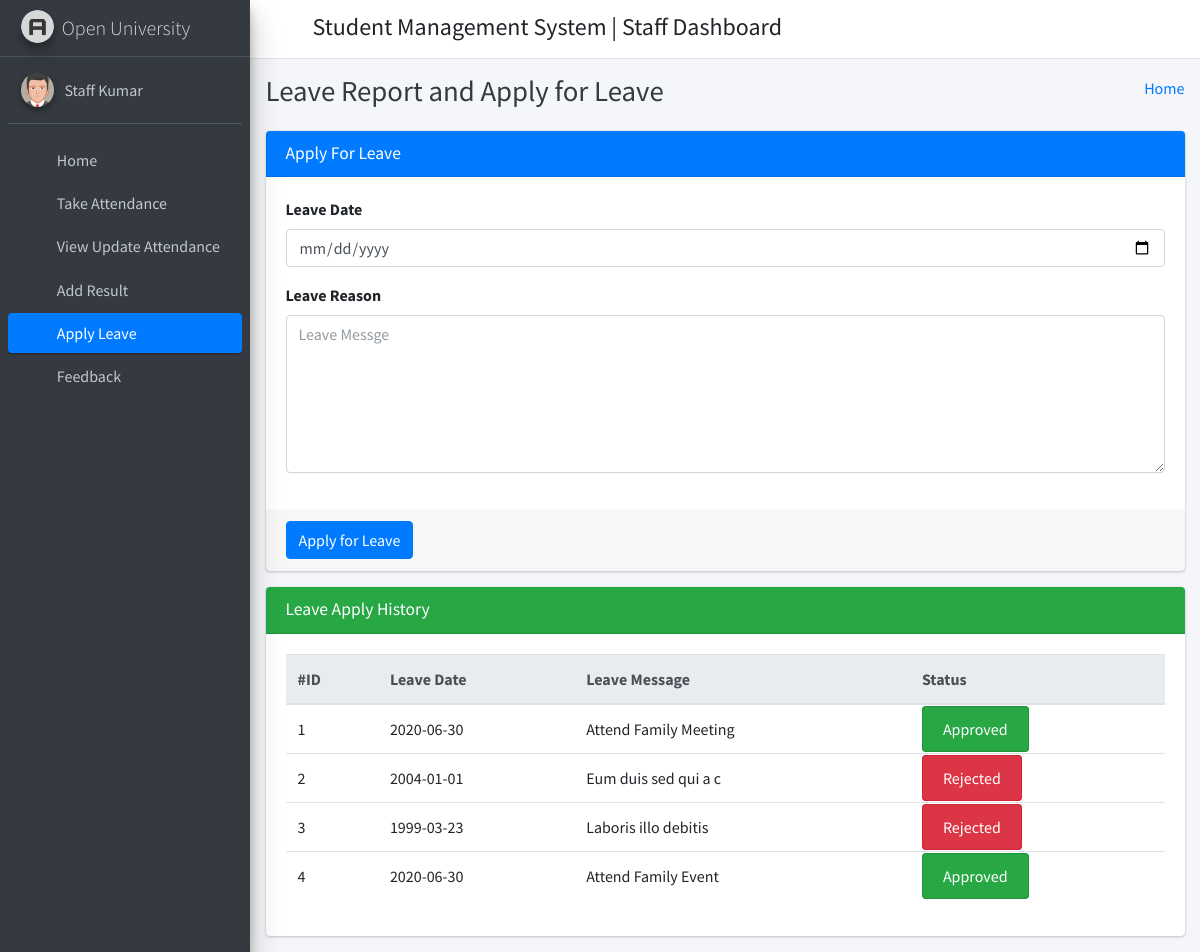
Page /staff_apply_leave/ (signed in) on the committed database.
### student_management_app/models.py (models this page shows)
class CustomUser(AbstractUser):
    user_type_data = ((1, "HOD"), (2, "Staff"), (3, "Student"))
    user_type = models.CharField(default=1, choices=user_type_data, max_length=10)

class LeaveReportStaff(models.Model):
    id = models.AutoField(primary_key=True)
    staff_id = models.ForeignKey(Staffs, on_delete=models.CASCADE)
    leave_date = models.CharField(max_length=255)
    leave_message = models.TextField()
    leave_status = models.IntegerField(default=0)
    created_at = models.DateTimeField(auto_now_add=True)
    updated_at = models.DateTimeField(auto_now=True)
    objects = models.Manager()

### student_management_app/StaffViews.py (the view)
# urls.py: path('staff_apply_leave/', StaffViews.staff_apply_leave, name="staff_apply_leave"),
def staff_apply_leave(request):
    staff_obj = Staffs.objects.get(admin=request.user.id)
    leave_data = LeaveReportStaff.objects.filter(staff_id=staff_obj)
    context = {
        "leave_data": leave_data
    }
    return render(request, "staff_template/staff_apply_leave_template.html", context)

### student_management_app/templates/staff_template/staff_apply_leave_template.html (shortened to what this page needs)
{% extends 'staff_template/base_template.html' %}
{% block page_title %}
    Leave Report and Apply for Leave
{% endblock page_title %}
{% block main_content %}
{% load static %}
<section class="content">
        <div class="container-fluid">
            <div class="row">
                <div class="col-md-12">
                    <div class="card card-primary">
                    <div class="card-header">
                        <h3 class="card-title">Apply For Leave</h3>
                    </div>
                    <form method="POST" action="{% url 'staff_apply_leave_save' %}">
                        <div class="card-body">
                            <div class="form-group">
                                <label>Leave Date </label>
                                <input type="date" name="leave_date" class="form-control" />
                            </div>
                            <div class="form-group">
                                <label>Leave Reason </label>
                                <textarea name="leave_message" class="form-control" rows="6" placeholder="Leave Messge"></textarea>
                            </div>
                        </div>
                        <div class="card-footer">
                        <button type="submit" class="btn btn-primary">Apply for Leave</button>
                        </div>
                    </form>
                    </div>
                </div>
            </div>
            <div class="row">
                <div class="col-md-12">
                    <div class="card card-success">
                        <div class="card-header">
                            <h3 class="card-title">Leave Apply History</h3>
                        </div>
                        <div class="card-body">
                           <div class="table-responsive">
                                <table class="table">
                                    <thead class="thead-light">
                                    <tr>
                                        <th>#ID</th>
                                        <th>Leave Date</th>
                                        <th>Leave Message</th>
                                        <th>Status</th>
                                    </tr>
                                    </thead>
                                    {% for leave in leave_data %}
                                    <tr>
                                        <td>{{ leave.id }}</td>
                                        <td>{{ leave.leave_date }}</td>
                                        <td>{{ leave.leave_message }}</td>
                                        <td>
                                            {% if leave.leave_status == 1 %}
                                                <span class="alert alert-success">Approved</span>
                                            {% elif leave.leave_status == 2 %}
                                                <span class="alert alert-danger">Rejected</span>
                                            {% else %}
                                                <span class="alert alert-warning">Pending</span>
                                            {% endif %}
                                        </td>
                                    </tr>
                                    {% endfor %}
                                </table>
                            </div>
                        </div>
                    </div>
                </div>
            </div>
        </div>
      </section>
  {% endblock main_content %}

### student_management_app/templates/staff_template/sidebar_template.html (shortened to what this page needs)
{% load static %}
<aside class="main-sidebar sidebar-dark-primary elevation-4">
      <a href="{% url 'staff_home' %}" class="brand-link">
        <img src="{% static 'dist/img/AdminLTELogo.png' %}" alt="AdminLTE Logo" class="brand-image img-circle elevation-3"
            style="opacity: .8">
        <span class="brand-text font-weight-light">Open University</span>
      </a>
      <div class="sidebar">
        <div class="user-panel mt-3 pb-3 mb-3 d-flex">
          <div class="image">
            <img src="{% static 'dist/img/user2-160x160.jpg' %}" class="img-circle elevation-2" alt="User Image">
          </div>
          <div class="info">
            <a href="{% url 'staff_profile' %}" class="d-block">{{ user.first_name }} {{ user.last_name }}</a>
          </div>
        </div>
        <nav class="mt-2">
          <ul class="nav nav-pills nav-sidebar flex-column" data-widget="treeview" role="menu" data-accordion="false">
            <li class="nav-item">
              {% url 'staff_home' as staff_home %}
              <a href="{{ staff_home }}" class="nav-link {% if request.path == staff_home %} active {% endif %}">
                <i class="nav-icon fas fa-tachometer-alt"></i>
                <p>
                  Home
                </p>
              </a>
            </li>
            <li class="nav-item">
              {% url 'staff_take_attendance' as staff_take_attendance %}
              <a href="{{ staff_take_attendance }}" class="nav-link {% if request.path == staff_take_attendance %} active {% endif %}">
                <i class="nav-icon fas fa-calendar-plus"></i>
                <p>
                  Take Attendance
                </p>
              </a>
            </li>
            <li class="nav-item">
              {% url 'staff_update_attendance' as staff_update_attendance %}
              <a href="{{ staff_update_attendance }}" class="nav-link {% if request.path == staff_update_attendance %} active {% endif %}">
                <i class="nav-icon fas fa-calendar-alt"></i>
                <p>
                  View Update Attendance
                </p>
              </a>
            </li>
            <li class="nav-item">
              {% url 'staff_add_result' as staff_add_result %}
              <a href="{{ staff_add_result }}" class="nav-link {% if request.path == staff_add_result %} active {% endif %}">
                <i class="nav-icon fas fa-tasks"></i>
                <p>
                  Add Result
                </p>
              </a>
            </li>
            <li class="nav-item">
              {% url 'staff_apply_leave' as staff_apply_leave %}
              <a href="{{ staff_apply_leave }}" class="nav-link {% if request.path == staff_apply_leave %} active {% endif %}">
                <i class="nav-icon fas fa-envelope-open-text"></i>
                <p>
                  Apply Leave
                </p>
              </a>
            </li>
            <li class="nav-item">
              {% url 'staff_feedback' as staff_feedback %}
              <a href="{{ staff_feedback }}" class="nav-link {% if request.path == staff_feedback %} active {% endif %}">
                <i class="nav-icon fas fa-comments"></i>
                <p>
                  Feedback
                </p>
              </a>
            </li>
          </ul>
        </nav>
      </div>
    </aside>

### rows in the picture
CustomUser: first_name "Staff", last_name "Kumar"
LeaveReportStaff: id "1", leave_date "2020-06-30", leave_message "Attend Family Meeting", leave_status "Approved"
LeaveReportStaff: id "2", leave_date "2004-01-01", leave_message "Eum duis sed qui a c", leave_status "Rejected"
LeaveReportStaff: id "3", leave_date "1999-03-23", leave_message "Laboris illo debitis", leave_status "Rejected"
LeaveReportStaff: id "4", leave_date "2020-06-30", leave_message "Attend Family Event", leave_status "Approved"
